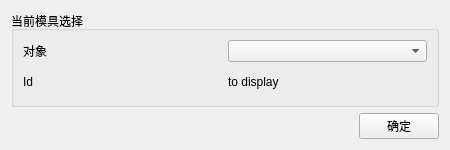
<?xml version="1.0" encoding="UTF-8"?>
<ui version="4.0">
 <class>MoldObjectClass</class>
 <widget class="QWidget" name="MoldObjectClass">
  <property name="geometry">
   <rect>
    <x>0</x>
    <y>0</y>
    <width>450</width>
    <height>150</height>
   </rect>
  </property>
  <property name="windowTitle">
   <string>模具对象</string>
  </property>
  <layout class="QGridLayout" name="gridLayout">
   <item row="1" column="1">
    <widget class="QPushButton" name="buttonApply">
     <property name="text">
      <string>确定</string>
     </property>
    </widget>
   </item>
   <item row="1" column="0">
    <spacer name="horizontalSpacer">
     <property name="orientation">
      <enum>Qt::Horizontal</enum>
     </property>
     <property name="sizeHint" stdset="0">
      <size>
       <width>325</width>
       <height>25</height>
      </size>
     </property>
    </spacer>
   </item>
   <item row="0" column="0" colspan="2">
    <widget class="QGroupBox" name="groupBox">
     <property name="title">
      <string>当前模具选择</string>
     </property>
     <layout class="QGridLayout" name="gridLayout_2">
      <item row="0" column="0">
       <widget class="QLabel" name="labelObjName">
        <property name="text">
         <string>对象</string>
        </property>
       </widget>
      </item>
      <item row="0" column="1">
       <widget class="QComboBox" name="comboBoxObjName"/>
      </item>
      <item row="1" column="0">
       <widget class="QLabel" name="labelObjId">
        <property name="text">
         <string>Id</string>
        </property>
       </widget>
      </item>
      <item row="1" column="1">
       <widget class="QLabel" name="labelObjIdDisplay">
        <property name="text">
         <string>to display</string>
        </property>
       </widget>
      </item>
     </layout>
    </widget>
   </item>
  </layout>
 </widget>
 <resources/>
 <connections/>
</ui>
